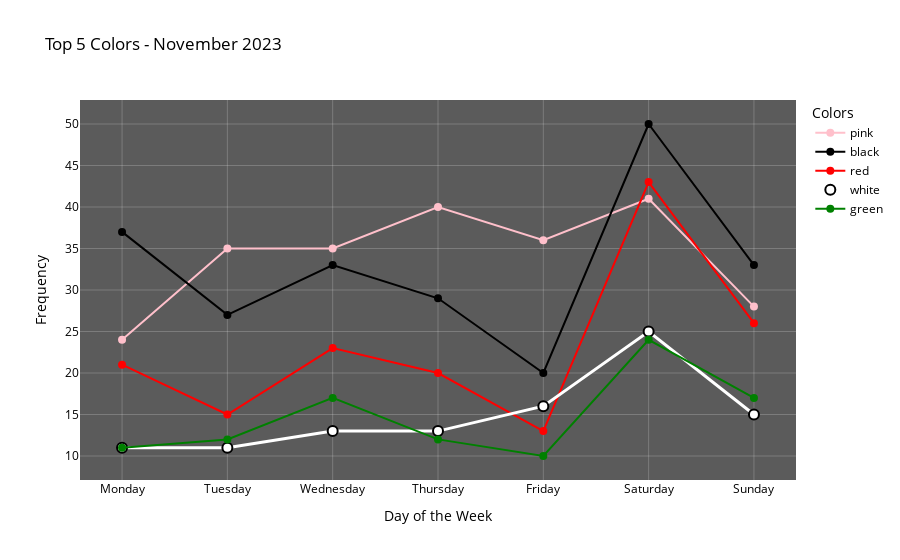

Notebook cell for this chart:
### Markdown cell above
## Segmentacion Cliente

### Code cell
def generate_top5_chart(df, month):
    
    df_month = df[df['Created at'].dt.month_name() == month]
    
    top5_colors = df_month['Extracted_Colors'].value_counts().nlargest(5).index
    
    df_month_top5 = df_month[df_month['Extracted_Colors'].isin(top5_colors)]
    
    weekly_frequency = df_month_top5.groupby(['Day_Of_Week', 'Extracted_Colors']).size().reset_index(name='Frequency')
    
    fig = go.Figure()
    
    for color in top5_colors:
        color_data = weekly_frequency[weekly_frequency['Extracted_Colors'] == color]
        
        if color.lower() == 'white':
            fig.add_trace(
                go.Scatter(
                    x=color_data['Day_Of_Week'],
                    y=color_data['Frequency'],
                    mode='lines+markers',
                    name=color,
                    line=dict(color='white', width=3),  # Línea más gruesa
                    marker=dict(size=10, line=dict(color='black', width=2))  # Marcadores con borde negro
                )
            )
        else:
            fig.add_trace(
                go.Scatter(
                    x=color_data['Day_Of_Week'],
                    y=color_data['Frequency'],
                    mode='lines+markers',
                    name=color,
                    line=dict(color=color.lower()),
                    marker=dict(size=8)
                )
            )
        
    fig.update_layout(
        plot_bgcolor='rgba(50, 50, 50, 0.8)',  # Fondo más oscuro
        paper_bgcolor='white',  # Fondo del papel más oscuro
        title=f'Top 5 Colors - {month} 2023',
        xaxis_title='Day of the Week',
        yaxis_title='Frequency',
        legend_title='Colors',
        xaxis=dict(
            categoryorder='array', 
            categoryarray=ordered_days,
            gridcolor='rgba(255, 255, 255, 0.2)',  # Líneas de la cuadrícula en blanco transparente
            color='black'  # Color del texto del eje
        ),
        yaxis=dict(
            gridcolor='rgba(255, 255, 255, 0.2)',  # Líneas de la cuadrícula en blanco transparente
            color='black'  # Color del texto del eje
        ),
        font=dict(color='black'),  # Texto en negro
        legend=dict(
            font=dict(color='black'),  # Texto de la leyenda en negro
            bgcolor='rgba(0,0,0,0)'  # Fondo transparente de la leyenda
        )
    )

    fig.show()

generate_top5_chart(df_exploded, 'November')

### Figure 1 — Plotly figure (JSON) as saved in the notebook; plotly's stock layout.template omitted (floating-point values rounded to 4 significant figures)
{"data": [{"line": {"color": "pink"}, "marker": {"size": 8}, "mode": "lines+markers", "name": "pink", "type": "scatter", "x": ["Monday", "Tuesday", "Wednesday", "Thursday", "Friday", "Saturday", "Sunday"], "y": [24, 35, 35, 40, 36, 41, 28]}, {"line": {"color": "black"}, "marker": {"size": 8}, "mode": "lines+markers", "name": "black", "type": "scatter", "x": ["Monday", "Tuesday", "Wednesday", "Thursday", "Friday", "Saturday", "Sunday"], "y": [37, 27, 33, 29, 20, 50, 33]}, {"line": {"color": "red"}, "marker": {"size": 8}, "mode": "lines+markers", "name": "red", "type": "scatter", "x": ["Monday", "Tuesday", "Wednesday", "Thursday", "Friday", "Saturday", "Sunday"], "y": [21, 15, 23, 20, 13, 43, 26]}, {"line": {"color": "white", "width": 3}, "marker": {"line": {"color": "black", "width": 2}, "size": 10}, "mode": "lines+markers", "name": "white", "type": "scatter", "x": ["Monday", "Tuesday", "Wednesday", "Thursday", "Friday", "Saturday", "Sunday"], "y": [11, 11, 13, 13, 16, 25, 15]}, {"line": {"color": "green"}, "marker": {"size": 8}, "mode": "lines+markers", "name": "green", "type": "scatter", "x": ["Monday", "Tuesday", "Wednesday", "Thursday", "Friday", "Saturday", "Sunday"], "y": [11, 12, 17, 12, 10, 24, 17]}], "layout": {"font": {"color": "black"}, "legend": {"bgcolor": "rgba(0,0,0,0)", "font": {"color": "black"}, "title": {"text": "Colors"}}, "paper_bgcolor": "white", "plot_bgcolor": "rgba(50, 50, 50, 0.8)", "title": {"text": "Top 5 Colors - November 2023"}, "xaxis": {"categoryarray": ["Monday", "Tuesday", "Wednesday", "Thursday", "Friday", "Saturday", "Sunday"], "categoryorder": "array", "color": "black", "gridcolor": "rgba(255, 255, 255, 0.2)", "title": {"text": "Day of the Week"}}, "yaxis": {"color": "black", "gridcolor": "rgba(255, 255, 255, 0.2)", "title": {"text": "Frequency"}}}}
